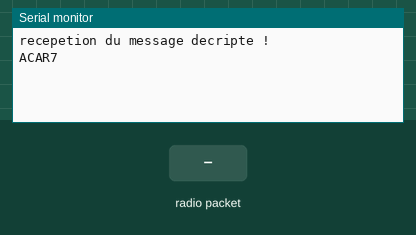
Recording of a sketch running on a simulated Arduino Uno, built with avr-gcc and run on an emulated ATmega328P. Parts: the last lines printed to the serial monitor. The inputs (shaded band) are chosen by the test bench. No radio packets arrive unless stated.

Above: at 1.2 s.
1.3 s: radio packet "5" arrives
At 1.8 s:
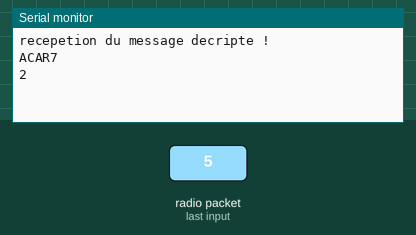
2.8 s: radio packet "200" arrives
At 4.0 s:
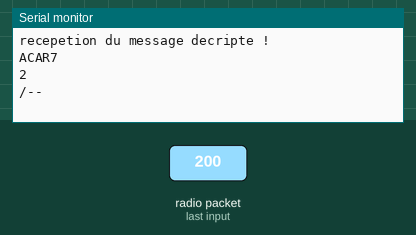
4.3 s: radio packet "90" arrives
At 5.3 s:
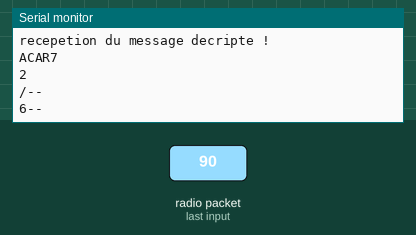

Measured:
- after the input at 1.3 s, the serial monitor: prints a new line at once (image 1)
- after the input at 2.8 s, the serial monitor: prints a new line at once (image 2)
- after the input at 4.3 s, the serial monitor: prints a new line at once (image 3)

The sketch:

recepteur.ino
```cpp
 #include <VirtualWire.h>


int pin = 12 ; // Définition du pin
int  decallage;
byte message[VW_MAX_MESSAGE_LEN];

void setup() {
  Serial.begin(9600);
  vw_set_rx_pin(pin); // initialisation de la bibliotheque
  vw_setup(2000);
  vw_rx_start();  // on peut deja recevoir les messages

  Serial.println("recepetion du message decripte !");
 Serial.println("ACAR7");

}

void loop() {

  byte taille_message = VW_MAX_MESSAGE_LEN;

  // On attend de recevoir un message
 // vw_wait_rx_max(3000);

  if (vw_get_message(message, &taille_message)) {
    // On copie le message, qu'il soit corrompu ou non
         cesar_decrypt (decallage, message);
         Serial.println((char*) message); // Affiche le message


     }
     //Serial.println("#gpe7_10 cm");
  }


void cesar_decrypt (int decallage, char *message)
{
   decallage = 3;
    int i;
    for(i=0 ; i<strlen(message) ; i++)
        if ('a' <= message[i] && message[i] <= 'z')
            message[i] = 'a' + ((message[i] - 'a') - decallage)%26;
        else
            if ('A' <= message[i] && message[i] <= 'Z')
                message[i] = 'A' + ((message[i] - 'A') - decallage)%26;
            else

                if ('0' <= message[i] && message[i] <= '9')
                    message[i] = '0' + ((message[i] - '0') - decallage)%10;
                else
                {

                }


    }
```
